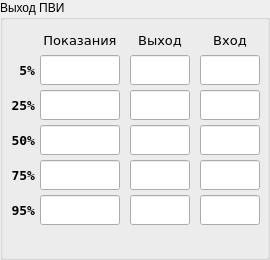
  <widget class="QGroupBox" name="groupBox_s_out_pvi">
   <property name="enabled">
    <bool>true</bool>
   </property>
   <property name="geometry">
    <rect>
     <x>516</x>
     <y>270</y>
     <width>270</width>
     <height>260</height>
    </rect>
   </property>
   <property name="title">
    <string>Выход ПВИ</string>
   </property>
   <widget class="QLineEdit" name="s_out_pvi_value_5">
    <property name="enabled">
     <bool>true</bool>
    </property>
    <property name="geometry">
     <rect>
      <x>40</x>
      <y>55</y>
      <width>80</width>
      <height>30</height>
     </rect>
    </property>
    <property name="font">
     <font>
      <family>Segoe UI</family>
      <pointsize>11</pointsize>
      <italic>false</italic>
     </font>
    </property>
    <property name="inputMask">
     <string/>
    </property>
    <property name="maxLength">
     <number>100</number>
    </property>
    <property name="frame">
     <bool>true</bool>
    </property>
    <property name="cursorPosition">
     <number>0</number>
    </property>
    <property name="alignment">
     <set>Qt::AlignCenter</set>
    </property>
    <property name="placeholderText">
     <string/>
    </property>
    <property name="cursorMoveStyle">
     <enum>Qt::LogicalMoveStyle</enum>
    </property>
    <property name="clearButtonEnabled">
     <bool>false</bool>
    </property>
   </widget>
   <widget class="QLabel" name="label_s_out_pvi_5">
    <property name="geometry">
     <rect>
      <x>10</x>
      <y>55</y>
      <width>25</width>
      <height>30</height>
     </rect>
    </property>
    <property name="font">
     <font>
      <family>DejaVu Sans Mono</family>
      <pointsize>10</pointsize>
      <weight>75</weight>
      <bold>true</bold>
     </font>
    </property>
    <property name="text">
     <string>5%</string>
    </property>
    <property name="alignment">
     <set>Qt::AlignRight|Qt::AlignTrailing|Qt::AlignVCenter</set>
    </property>
   </widget>
   <widget class="QLineEdit" name="s_out_pvi_value_95">
    <property name="enabled">
     <bool>true</bool>
    </property>
    <property name="geometry">
     <rect>
      <x>40</x>
      <y>195</y>
      <width>80</width>
      <height>30</height>
     </rect>
    </property>
    <property name="font">
     <font>
      <family>Segoe UI</family>
      <pointsize>11</pointsize>
      <italic>false</italic>
     </font>
    </property>
    <property name="maxLength">
     <number>100</number>
    </property>
    <property name="alignment">
     <set>Qt::AlignCenter</set>
    </property>
   </widget>
   <widget class="QLineEdit" name="s_out_pvi_in_50">
    <property name="enabled">
     <bool>true</bool>
    </property>
    <property name="geometry">
     <rect>
      <x>200</x>
      <y>125</y>
      <width>60</width>
      <height>30</height>
     </rect>
    </property>
    <property name="font">
     <font>
      <family>Segoe UI</family>
      <pointsize>11</pointsize>
      <italic>false</italic>
     </font>
    </property>
    <property name="maxLength">
     <number>100</number>
    </property>
    <property name="alignment">
     <set>Qt::AlignCenter</set>
    </property>
    <property name="readOnly">
     <bool>false</bool>
    </property>
   </widget>
   <widget class="QLineEdit" name="s_out_pvi_in_5">
    <property name="enabled">
     <bool>true</bool>
    </property>
    <property name="geometry">
     <rect>
      <x>200</x>
      <y>55</y>
      <width>60</width>
      <height>30</height>
     </rect>
    </property>
    <property name="font">
     <font>
      <family>Segoe UI</family>
      <pointsize>11</pointsize>
      <italic>false</italic>
     </font>
    </property>
    <property name="inputMethodHints">
     <set>Qt::ImhNone</set>
    </property>
    <property name="maxLength">
     <number>100</number>
    </property>
    <property name="alignment">
     <set>Qt::AlignCenter</set>
    </property>
    <property name="readOnly">
     <bool>false</bool>
    </property>
   </widget>
   <widget class="QLineEdit" name="s_out_pvi_value_50">
    <property name="enabled">
     <bool>true</bool>
    </property>
    <property name="geometry">
     <rect>
      <x>40</x>
      <y>125</y>
      <width>80</width>
      <height>30</height>
     </rect>
    </property>
    <property name="font">
     <font>
      <family>Segoe UI</family>
      <pointsize>11</pointsize>
      <italic>false</italic>
     </font>
    </property>
    <property name="maxLength">
     <number>100</number>
    </property>
    <property name="alignment">
     <set>Qt::AlignCenter</set>
    </property>
    <property name="clearButtonEnabled">
     <bool>false</bool>
    </property>
   </widget>
   <widget class="QLabel" name="label_s_out_pvi_95">
    <property name="geometry">
     <rect>
      <x>10</x>
      <y>195</y>
      <width>25</width>
      <height>30</height>
     </rect>
    </property>
    <property name="font">
     <font>
      <family>DejaVu Sans Mono</family>
      <pointsize>10</pointsize>
      <weight>75</weight>
      <bold>true</bold>
     </font>
    </property>
    <property name="text">
     <string>95%</string>
    </property>
    <property name="alignment">
     <set>Qt::AlignRight|Qt::AlignTrailing|Qt::AlignVCenter</set>
    </property>
   </widget>
   <widget class="QLineEdit" name="s_out_pvi_value_25">
    <property name="enabled">
     <bool>true</bool>
    </property>
    <property name="geometry">
     <rect>
      <x>40</x>
      <y>90</y>
      <width>80</width>
      <height>30</height>
     </rect>
    </property>
    <property name="font">
     <font>
      <family>Segoe UI</family>
      <pointsize>11</pointsize>
      <italic>false</italic>
     </font>
    </property>
    <property name="maxLength">
     <number>100</number>
    </property>
    <property name="alignment">
     <set>Qt::AlignCenter</set>
    </property>
    <property name="clearButtonEnabled">
     <bool>false</bool>
    </property>
   </widget>
   <widget class="QLabel" name="label_s_out_pvi_input">
    <property name="geometry">
     <rect>
      <x>200</x>
      <y>32</y>
      <width>60</width>
      <height>17</height>
     </rect>
    </property>
    <property name="font">
     <font>
      <family>DejaVu Sans</family>
      <pointsize>10</pointsize>
      <weight>50</weight>
      <bold>false</bold>
     </font>
    </property>
    <property name="text">
     <string>Вход</string>
    </property>
    <property name="alignment">
     <set>Qt::AlignCenter</set>
    </property>
   </widget>
   <widget class="QLabel" name="label_s_out_pvi_25">
    <property name="geometry">
     <rect>
      <x>10</x>
      <y>90</y>
      <width>25</width>
      <height>30</height>
     </rect>
    </property>
    <property name="font">
     <font>
      <family>DejaVu Sans Mono</family>
      <pointsize>10</pointsize>
      <weight>75</weight>
      <bold>true</bold>
     </font>
    </property>
    <property name="text">
     <string>25%</string>
    </property>
    <property name="alignment">
     <set>Qt::AlignRight|Qt::AlignTrailing|Qt::AlignVCenter</set>
    </property>
   </widget>
   <widget class="QLabel" name="label_s_out_pvi_50">
    <property name="geometry">
     <rect>
      <x>10</x>
      <y>125</y>
      <width>25</width>
      <height>30</height>
     </rect>
    </property>
    <property name="font">
     <font>
      <family>DejaVu Sans Mono</family>
      <pointsize>10</pointsize>
      <weight>75</weight>
      <bold>true</bold>
     </font>
    </property>
    <property name="text">
     <string>50%</string>
    </property>
    <property name="alignment">
     <set>Qt::AlignRight|Qt::AlignTrailing|Qt::AlignVCenter</set>
    </property>
   </widget>
   <widget class="QLabel" name="label_s_out_pvi_value">
    <property name="geometry">
     <rect>
      <x>40</x>
      <y>32</y>
      <width>80</width>
      <height>17</height>
     </rect>
    </property>
    <property name="font">
     <font>
      <family>DejaVu Sans</family>
      <pointsize>10</pointsize>
      <weight>50</weight>
      <bold>false</bold>
     </font>
    </property>
    <property name="text">
     <string>Показания</string>
    </property>
    <property name="alignment">
     <set>Qt::AlignCenter</set>
    </property>
   </widget>
   <widget class="QLineEdit" name="s_out_pvi_in_25">
    <property name="enabled">
     <bool>true</bool>
    </property>
    <property name="geometry">
     <rect>
      <x>200</x>
      <y>90</y>
      <width>60</width>
      <height>30</height>
     </rect>
    </property>
    <property name="font">
     <font>
      <family>Segoe UI</family>
      <pointsize>11</pointsize>
      <italic>false</italic>
     </font>
    </property>
    <property name="maxLength">
     <number>100</number>
    </property>
    <property name="alignment">
     <set>Qt::AlignCenter</set>
    </property>
    <property name="readOnly">
     <bool>false</bool>
    </property>
   </widget>
   <widget class="QLineEdit" name="s_out_pvi_value_75">
    <property name="enabled">
     <bool>true</bool>
    </property>
    <property name="geometry">
     <rect>
      <x>40</x>
      <y>160</y>
      <width>80</width>
      <height>30</height>
     </rect>
    </property>
    <property name="font">
     <font>
      <family>Segoe UI</family>
      <pointsize>11</pointsize>
      <italic>false</italic>
     </font>
    </property>
    <property name="maxLength">
     <number>100</number>
    </property>
    <property name="alignment">
     <set>Qt::AlignCenter</set>
    </property>
   </widget>
   <widget class="QLineEdit" name="s_out_pvi_in_75">
    <property name="enabled">
     <bool>true</bool>
    </property>
    <property name="geometry">
     <rect>
      <x>200</x>
      <y>160</y>
      <width>60</width>
      <height>30</height>
     </rect>
    </property>
    <property name="font">
     <font>
      <family>Segoe UI</family>
      <pointsize>11</pointsize>
      <italic>false</italic>
     </font>
    </property>
    <property name="maxLength">
     <number>100</number>
    </property>
    <property name="alignment">
     <set>Qt::AlignCenter</set>
    </property>
    <property name="readOnly">
     <bool>false</bool>
    </property>
   </widget>
   <widget class="QLineEdit" name="s_out_pvi_in_95">
    <property name="enabled">
     <bool>true</bool>
    </property>
    <property name="geometry">
     <rect>
      <x>200</x>
      <y>195</y>
      <width>60</width>
      <height>30</height>
     </rect>
    </property>
    <property name="font">
     <font>
      <family>Segoe UI</family>
      <pointsize>11</pointsize>
      <italic>false</italic>
     </font>
    </property>
    <property name="maxLength">
     <number>100</number>
    </property>
    <property name="alignment">
     <set>Qt::AlignCenter</set>
    </property>
    <property name="readOnly">
     <bool>false</bool>
    </property>
   </widget>
   <widget class="QLabel" name="label_s_out_pvi_75">
    <property name="geometry">
     <rect>
      <x>10</x>
      <y>160</y>
      <width>25</width>
      <height>30</height>
     </rect>
    </property>
    <property name="font">
     <font>
      <family>DejaVu Sans Mono</family>
      <pointsize>10</pointsize>
      <weight>75</weight>
      <bold>true</bold>
     </font>
    </property>
    <property name="text">
     <string>75%</string>
    </property>
    <property name="alignment">
     <set>Qt::AlignRight|Qt::AlignTrailing|Qt::AlignVCenter</set>
    </property>
   </widget>
   <widget class="QLineEdit" name="s_out_pvi_output_95">
    <property name="enabled">
     <bool>true</bool>
    </property>
    <property name="geometry">
     <rect>
      <x>130</x>
      <y>195</y>
      <width>60</width>
      <height>30</height>
     </rect>
    </property>
    <property name="font">
     <font>
      <family>Segoe UI</family>
      <pointsize>11</pointsize>
      <italic>false</italic>
     </font>
    </property>
    <property name="maxLength">
     <number>100</number>
    </property>
    <property name="alignment">
     <set>Qt::AlignCenter</set>
    </property>
    <property name="readOnly">
     <bool>false</bool>
    </property>
   </widget>
   <widget class="QLineEdit" name="s_out_pvi_output_5">
    <property name="enabled">
     <bool>true</bool>
    </property>
    <property name="geometry">
     <rect>
      <x>130</x>
      <y>55</y>
      <width>60</width>
      <height>30</height>
     </rect>
    </property>
    <property name="font">
     <font>
      <family>Segoe UI</family>
      <pointsize>11</pointsize>
      <italic>false</italic>
     </font>
    </property>
    <property name="inputMethodHints">
     <set>Qt::ImhNone</set>
    </property>
    <property name="maxLength">
     <number>100</number>
    </property>
    <property name="alignment">
     <set>Qt::AlignCenter</set>
    </property>
    <property name="readOnly">
     <bool>false</bool>
    </property>
   </widget>
   <widget class="QLineEdit" name="s_out_pvi_output_50">
    <property name="enabled">
     <bool>true</bool>
    </property>
    <property name="geometry">
     <rect>
      <x>130</x>
      <y>125</y>
      <width>60</width>
      <height>30</height>
     </rect>
    </property>
    <property name="font">
     <font>
      <family>Segoe UI</family>
      <pointsize>11</pointsize>
      <italic>false</italic>
     </font>
    </property>
    <property name="maxLength">
     <number>100</number>
    </property>
    <property name="alignment">
     <set>Qt::AlignCenter</set>
    </property>
    <property name="readOnly">
     <bool>false</bool>
    </property>
   </widget>
   <widget class="QLabel" name="label_s_out_pvi_output">
    <property name="geometry">
     <rect>
      <x>130</x>
      <y>32</y>
      <width>60</width>
      <height>17</height>
     </rect>
    </property>
    <property name="font">
     <font>
      <family>DejaVu Sans</family>
      <pointsize>10</pointsize>
      <weight>50</weight>
      <bold>false</bold>
     </font>
    </property>
    <property name="text">
     <string>Выход</string>
    </property>
    <property name="alignment">
     <set>Qt::AlignCenter</set>
    </property>
   </widget>
   <widget class="QLineEdit" name="s_out_pvi_output_25">
    <property name="enabled">
     <bool>true</bool>
    </property>
    <property name="geometry">
     <rect>
      <x>130</x>
      <y>90</y>
      <width>60</width>
      <height>30</height>
     </rect>
    </property>
    <property name="font">
     <font>
      <family>Segoe UI</family>
      <pointsize>11</pointsize>
      <italic>false</italic>
     </font>
    </property>
    <property name="maxLength">
     <number>100</number>
    </property>
    <property name="alignment">
     <set>Qt::AlignCenter</set>
    </property>
    <property name="readOnly">
     <bool>false</bool>
    </property>
   </widget>
   <widget class="QLineEdit" name="s_out_pvi_output_75">
    <property name="enabled">
     <bool>true</bool>
    </property>
    <property name="geometry">
     <rect>
      <x>130</x>
      <y>160</y>
      <width>60</width>
      <height>30</height>
     </rect>
    </property>
    <property name="font">
     <font>
      <family>Segoe UI</family>
      <pointsize>11</pointsize>
      <italic>false</italic>
     </font>
    </property>
    <property name="maxLength">
     <number>100</number>
    </property>
    <property name="alignment">
     <set>Qt::AlignCenter</set>
    </property>
    <property name="readOnly">
     <bool>false</bool>
    </property>
   </widget>
  </widget>
